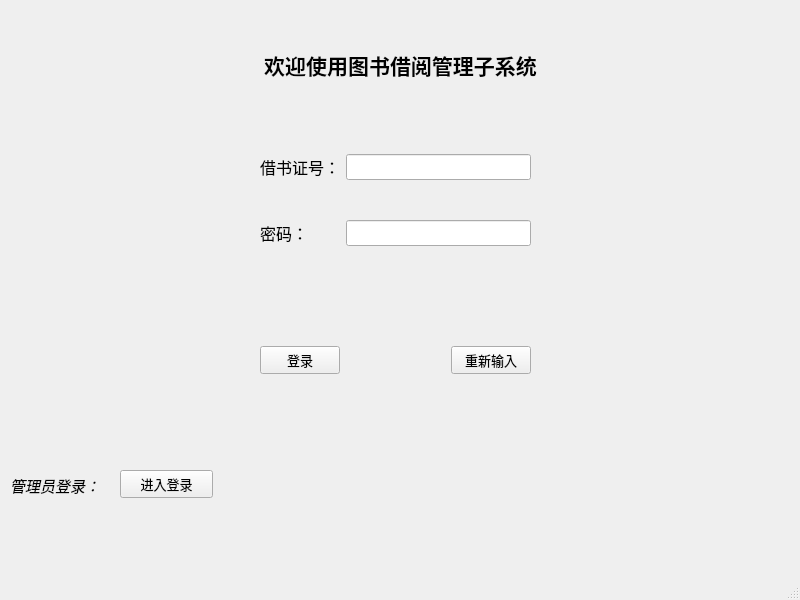
<?xml version="1.0" encoding="UTF-8"?>
<ui version="4.0">
 <class>MainWindow</class>
 <widget class="QMainWindow" name="MainWindow">
  <property name="geometry">
   <rect>
    <x>0</x>
    <y>0</y>
    <width>800</width>
    <height>600</height>
   </rect>
  </property>
  <property name="minimumSize">
   <size>
    <width>800</width>
    <height>600</height>
   </size>
  </property>
  <property name="maximumSize">
   <size>
    <width>800</width>
    <height>600</height>
   </size>
  </property>
  <property name="font">
   <font>
    <family>楷体</family>
    <pointsize>10</pointsize>
   </font>
  </property>
  <property name="windowTitle">
   <string>MainWindow</string>
  </property>
  <widget class="QWidget" name="centralwidget">
   <widget class="QLabel" name="label">
    <property name="geometry">
     <rect>
      <x>200</x>
      <y>40</y>
      <width>401</width>
      <height>51</height>
     </rect>
    </property>
    <property name="text">
     <string>&lt;html&gt;&lt;head/&gt;&lt;body&gt;&lt;p align=&quot;center&quot;&gt;&lt;span style=&quot; font-size:16pt; font-weight:600;&quot;&gt;欢迎使用图书借阅管理子系统&lt;/span&gt;&lt;/p&gt;&lt;/body&gt;&lt;/html&gt;</string>
    </property>
   </widget>
   <widget class="QWidget" name="gridLayoutWidget">
    <property name="geometry">
     <rect>
      <x>260</x>
      <y>120</y>
      <width>271</width>
      <height>161</height>
     </rect>
    </property>
    <layout class="QGridLayout" name="gridLayout">
     <item row="0" column="0">
      <widget class="QLabel" name="label_2">
       <property name="text">
        <string>&lt;html&gt;&lt;head/&gt;&lt;body&gt;&lt;p&gt;&lt;span style=&quot; font-size:12pt;&quot;&gt;借书证号：&lt;/span&gt;&lt;/p&gt;&lt;/body&gt;&lt;/html&gt;</string>
       </property>
      </widget>
     </item>
     <item row="0" column="1">
      <widget class="QLineEdit" name="lineEdit"/>
     </item>
     <item row="1" column="0">
      <widget class="QLabel" name="label_3">
       <property name="text">
        <string>&lt;html&gt;&lt;head/&gt;&lt;body&gt;&lt;p&gt;&lt;span style=&quot; font-size:12pt;&quot;&gt;密码：&lt;/span&gt;&lt;/p&gt;&lt;/body&gt;&lt;/html&gt;</string>
       </property>
      </widget>
     </item>
     <item row="1" column="1">
      <widget class="QLineEdit" name="lineEdit_2">
       <property name="echoMode">
        <enum>QLineEdit::Password</enum>
       </property>
      </widget>
     </item>
    </layout>
   </widget>
   <widget class="QWidget" name="gridLayoutWidget_2">
    <property name="geometry">
     <rect>
      <x>260</x>
      <y>310</y>
      <width>271</width>
      <height>101</height>
     </rect>
    </property>
    <layout class="QGridLayout" name="gridLayout_2">
     <item row="0" column="0">
      <widget class="QPushButton" name="pushButton">
       <property name="text">
        <string>登录</string>
       </property>
      </widget>
     </item>
     <item row="0" column="2">
      <widget class="QPushButton" name="pushButton_2">
       <property name="text">
        <string>重新输入</string>
       </property>
      </widget>
     </item>
     <item row="0" column="1">
      <spacer name="horizontalSpacer_3">
       <property name="orientation">
        <enum>Qt::Horizontal</enum>
       </property>
       <property name="sizeHint" stdset="0">
        <size>
         <width>40</width>
         <height>20</height>
        </size>
       </property>
      </spacer>
     </item>
    </layout>
   </widget>
   <widget class="QLabel" name="label_5">
    <property name="geometry">
     <rect>
      <x>10</x>
      <y>470</y>
      <width>111</width>
      <height>31</height>
     </rect>
    </property>
    <property name="text">
     <string>&lt;html&gt;&lt;head/&gt;&lt;body&gt;&lt;p&gt;&lt;span style=&quot; font-size:11pt; font-style:italic;&quot;&gt;管理员登录：&lt;/span&gt;&lt;/p&gt;&lt;/body&gt;&lt;/html&gt;</string>
    </property>
   </widget>
   <widget class="QPushButton" name="pushButton_Admini">
    <property name="geometry">
     <rect>
      <x>120</x>
      <y>470</y>
      <width>93</width>
      <height>28</height>
     </rect>
    </property>
    <property name="text">
     <string>进入登录</string>
    </property>
   </widget>
  </widget>
  <widget class="QMenuBar" name="menubar">
   <property name="geometry">
    <rect>
     <x>0</x>
     <y>0</y>
     <width>800</width>
     <height>26</height>
    </rect>
   </property>
  </widget>
  <widget class="QStatusBar" name="statusbar"/>
 </widget>
 <resources/>
 <connections>
  <connection>
   <sender>pushButton</sender>
   <signal>clicked()</signal>
   <receiver>MainWindow</receiver>
   <slot>forLogin()</slot>
   <hints>
    <hint type="sourcelabel">
     <x>282</x>
     <y>409</y>
    </hint>
    <hint type="destinationlabel">
     <x>351</x>
     <y>470</y>
    </hint>
   </hints>
  </connection>
  <connection>
   <sender>pushButton_2</sender>
   <signal>clicked()</signal>
   <receiver>MainWindow</receiver>
   <slot>clearInput()</slot>
   <hints>
    <hint type="sourcelabel">
     <x>519</x>
     <y>409</y>
    </hint>
    <hint type="destinationlabel">
     <x>618</x>
     <y>457</y>
    </hint>
   </hints>
  </connection>
  <connection>
   <sender>pushButton_Admini</sender>
   <signal>clicked()</signal>
   <receiver>MainWindow</receiver>
   <slot>OpenAdmini()</slot>
   <hints>
    <hint type="sourcelabel">
     <x>178</x>
     <y>509</y>
    </hint>
    <hint type="destinationlabel">
     <x>302</x>
     <y>538</y>
    </hint>
   </hints>
  </connection>
 </connections>
 <slots>
  <slot>forLogin()</slot>
  <slot>clearInput()</slot>
  <slot>Register()</slot>
  <slot>OpenAdmini()</slot>
 </slots>
</ui>
